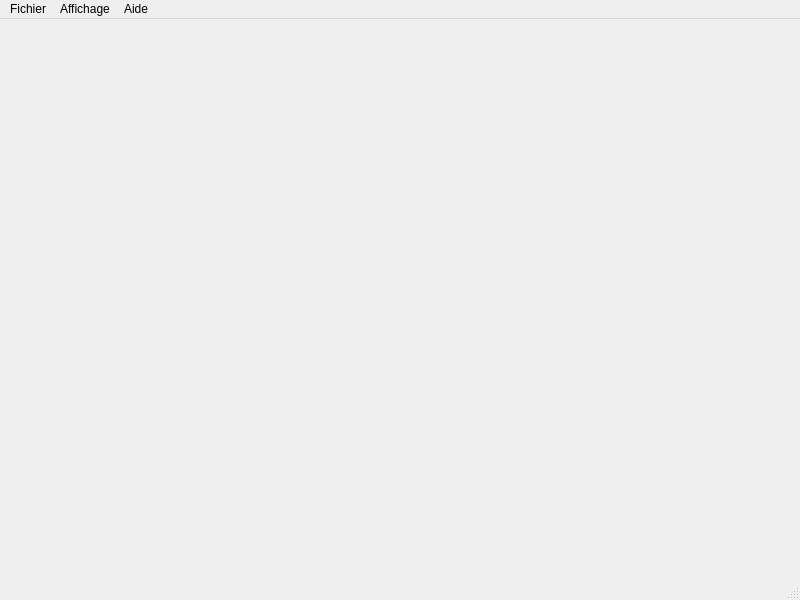
<?xml version="1.0" encoding="UTF-8"?>
<ui version="4.0">
 <class>MainWindow</class>
 <widget class="QMainWindow" name="MainWindow">
  <property name="geometry">
   <rect>
    <x>0</x>
    <y>0</y>
    <width>800</width>
    <height>600</height>
   </rect>
  </property>
  <property name="windowTitle">
   <string>MainWindow</string>
  </property>
  <widget class="QWidget" name="centralwidget"/>
  <widget class="QMenuBar" name="menubar">
   <property name="geometry">
    <rect>
     <x>0</x>
     <y>0</y>
     <width>800</width>
     <height>21</height>
    </rect>
   </property>
   <widget class="QMenu" name="menuFichier">
    <property name="title">
     <string>Fichier</string>
    </property>
    <addaction name="actionOuvrir"/>
    <addaction name="actionQuitter"/>
   </widget>
   <widget class="QMenu" name="menuAffichage">
    <property name="title">
     <string>Affichage</string>
    </property>
    <addaction name="actionPlein_Ecran"/>
   </widget>
   <widget class="QMenu" name="menuAide">
    <property name="title">
     <string>Aide</string>
    </property>
    <addaction name="actionRacourcis_clavier"/>
    <addaction name="actionA_Propos"/>
   </widget>
   <addaction name="menuFichier"/>
   <addaction name="menuAffichage"/>
   <addaction name="menuAide"/>
  </widget>
  <widget class="QStatusBar" name="statusbar"/>
  <action name="actionOuvrir">
   <property name="text">
    <string>Ouvrir</string>
   </property>
  </action>
  <action name="actionQuitter">
   <property name="text">
    <string>Quitter</string>
   </property>
  </action>
  <action name="actionPlein_Ecran">
   <property name="text">
    <string>Plein Ecran</string>
   </property>
  </action>
  <action name="actionRacourcis_clavier">
   <property name="text">
    <string>Racourcis clavier</string>
   </property>
  </action>
  <action name="actionA_Propos">
   <property name="text">
    <string>A Propos</string>
   </property>
  </action>
 </widget>
 <resources/>
 <connections/>
</ui>
